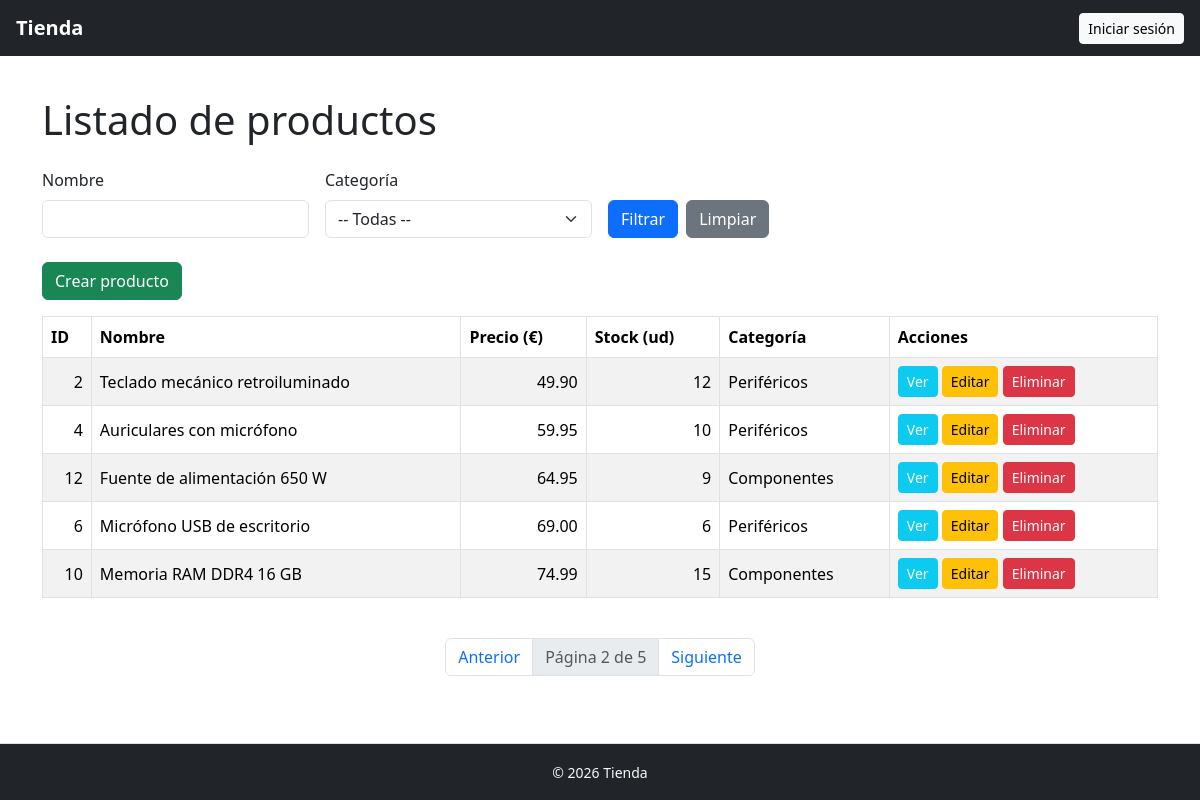
The page /public/web/productos/index.php?page=2 on the database its author committed.
### tables this page shows
CREATE TABLE productos (
    id INT AUTO_INCREMENT PRIMARY KEY,
    nombre VARCHAR(100) NOT NULL,
    precio DECIMAL(10,2) NOT NULL,
    stock INT NOT NULL DEFAULT 0
);

CREATE TABLE categorias (
    id_categoria INT AUTO_INCREMENT PRIMARY KEY,
    nombre_categoria VARCHAR(50) NOT NULL
);

### app/Core/helpers/helper.php (called while the page is built, shortened)
<?php
function e(mixed $value): string
{
    return htmlspecialchars((string)$value, ENT_QUOTES, 'UTF-8');
}
function render(string $view, array $data = []): string
{
    extract($data);
    include __DIR__ . "/../../../resources/views/{$view}.php";
    return ob_get_clean();
}
function view(string $view, array $data = [], string $layout = 'layouts/app'): void
{
    $content = render($view, $data);
}

### app/Http/Controllers/ProductoController.php (called while the page is built, shortened)
<?php
class ProductoController
{
    public function index(Request $request)
    {
        $nombre = $request->query('nombre', '');
        $categoria_id = $request->query('categoria_id', '');
        $productos = Producto::query()
            ->when($nombre, fn($q) => $q->where('nombre', 'LIKE', "%$nombre%"))
            ->when($categoria_id, fn($q) => $q->where('categoria_id', $categoria_id))
            ->orderBy('precio')
            ->paginate(5);
        view('productos/index', compact(
            'productos',
            'categorias',
            'nombre',
            'categoria_id'
        ));
    }
}

### public/web/productos/index.php (called while the page is built, shortened)
<?php
require_once __DIR__ . '/../../../bootstrap/bootstrap.php';
try {
    $request = new Request();
    (new ProductoController())->index($request);
} catch (Throwable $e) {
    echo $e->getMessage() . "<br>" . $e->getTraceAsString();
}

### app/Core/Request.php (called while the page is built, shortened)
<?php
class Request
{
    protected array $server = [];
    protected array $get = [];
    public function __construct()
    {
        $this->server = $_SERVER;
        $this->get = $_GET;
        $this->post = $_POST;
        $method = $_SERVER['REQUEST_METHOD'] ?? 'GET';
    }
    public function query(?string $key = null, mixed $default = null): mixed
    {
        if ($key === null) return $this->get;
        return $this->get[$key] ?? $default;
    }
    public function url(): string
    {
        return $this->server['REQUEST_URI'] ?? HOME_URL;
    }
    public function path(): string
    {
        return parse_url($this->url(), PHP_URL_PATH);
    }
}

### bootstrap/bootstrap.php (called while the page is built, shortened)
<?php
require_once __DIR__ . '/../app/Core/helpers/helper.php';
spl_autoload_register(function ($class) {
    $path = __DIR__ . '/../' . str_replace('\\', '/', $class) . '.php';
    $path = lcfirst($path);
});

### app/Core/Model.php (called while the page is built, shortened)
<?php
require_once __DIR__ . '/../Core/DB.php';
require_once __DIR__ . '/../Core/QueryBuilder.php';
abstract class Model implements \JsonSerializable
{
    protected static string $table;
    public static function query(): QueryBuilder
    {
        return new QueryBuilder(static::$table, static::class);
    }
    public static function hydrate(array $data): static
    {
        $obj = new static();
        $obj->fill($data);
        return $obj;
    }
}

### app/Core/QueryBuilder.php (called while the page is built, shortened)
<?php
require_once __DIR__ . '/DB.php';
class QueryBuilder
{
    protected string $modelClass;
    protected string $select = '*';
    protected string $table;
    protected array $orders = [];
    protected ?int $limit = null;
    protected ?int $offset = null;
    protected array $params = [];
    public function __construct(string $table, string $modelClass)
    {
        $this->table = $table;
        $this->modelClass = $modelClass;
    }
    public function orderBy(string $column, string $order = 'ASC'): static
    {
        $this->orders[] = "$column $order";
        return $this;
    }
    public function limit(int $limit): static
    {
        $this->limit = $limit;
        return $this;
    }
    public function offset(int $offset): static
    {
        $this->offset = $offset;
        return $this;
    }
    public function when($value, callable $callback): static
    {
        return $this;
    }
    public function get(): array
    {
        $sql = "SELECT {$this->select} FROM {$this->table}";
        if (!empty($this->orders)) {
            $sql .= ' ORDER BY ' . implode(", ", $this->orders);
        }
        if (!is_null($this->limit)) {
            $sql .= ' LIMIT ' . $this->limit;
        }
        if (!is_null($this->offset)) {
            $sql .= ' OFFSET ' . $this->offset;
        }
        return DB::select($sql, $this->params, $this->modelClass);
    }
    public function first(): ?object
    {
        $this->limit = 1;
        return $this->get()[0] ?? null;
    }
    public function count(): int
    {
        $clone = clone $this;
        $clone->orders = [];
        $clone->limit = null;
        $clone->offset = null;
        $clone->select = 'count(*) as total';
        $clone->modelClass = stdClass::class;
        return $clone->first()->total;
    }
    public function paginate(int $perPage = 15): Paginator
    {
        $request = new Request();
        $page = max(1, (int) $request->query('page', 1));
        $clone = clone $this;
        $total = $clone->count();
        $offset = ($page - 1) * $perPage;
        $clone->limit($perPage)->offset($offset);
        $items = $clone->get();
        $baseUrl = $request->path();
        $query = $request->query();
        unset($query['page']);
        return new Paginator($items, $total, $perPage, $page, $baseUrl, $query);
    }
}

### app/Core/DB.php (called while the page is built, shortened)
<?php
class DB
{
    private static ?PDO $pdo = null;
    public static function connection(): PDO
    {
        if (self::$pdo === null) {
            $db_host = DB_HOST;
            $db_name = DB_NAME;
            $db_user = DB_USER;
            $db_pass = DB_PASS;
            $dsn = "mysql:host=$db_host;dbname=$db_name;charset=utf8mb4";
            $pdo = new PDO($dsn, $db_user, $db_pass);
            $pdo->setAttribute(PDO::ATTR_ERRMODE, PDO::ERRMODE_EXCEPTION);
            self::$pdo = $pdo;
        }
        return self::$pdo;
    }
    public static function select(string $sql, array $params = [], string $class = 'stdClass'): array
    {
        $stmt = self::connection()->prepare($sql);
        $stmt->execute($params);
        $objects = [];
        if ($class === 'stdClass') {
            while ($obj = $stmt->fetchObject()) {
                $objects[] = $obj;
            }
        } else {
            while ($row = $stmt->fetch(PDO::FETCH_ASSOC)) {
                $objects[] = $class::hydrate($row);
            }
        }
        return $objects;
    }
}

### resources/views/productos/index.php (the view, shortened to what this page needs)
<h1 class="mb-4">Listado de productos</h1>
<form method="get" class="row g-3 mb-4">
    <div class="col-md-3">
        <label class="form-label">Nombre</label>
        <input type="text" name="nombre" value="<?= e($nombre) ?>" class="form-control">
    </div>
    <div class="col-md-3">
        <label class="form-label">Categoría</label>
        <select name="categoria_id" class="form-select">
            <option value="">-- Todas --</option>
        </select>
    </div>
    <div class="col-md-6 d-flex align-items-end">
        <button type="submit" class="btn btn-primary me-2">Filtrar</button>
        <a href="index.php" class="btn btn-secondary">Limpiar</a>
    </div>
</form>
<p>
    <a href="create.php" class="btn btn-success">Crear producto</a>
</p>
<div class="table-responsive">
    <table class="table table-striped table-bordered align-middle">
        <thead>
            <tr>
                <th>ID</th>
                <th>Nombre</th>
                <th>Precio (€)</th>
                <th>Stock (ud)</th>
                <th>Categoría</th>
                <th>Acciones</th>
            </tr>
        </thead>
        <tbody>
            <?php foreach ($productos as $producto): ?>
                <tr>
                    <td class="text-end"><?= e($producto->id) ?></td>
                    <td><?= e($producto->nombre) ?></td>
                    <td class="text-end"><?= e($producto->precio) ?></td>
                    <td class="text-end"><?= e($producto->stock) ?></td>
                    <td><?= e($producto->categoria->nombre_categoria) ?></td>
                    <td>
                        <a href="show.php?id=<?= e($producto->id) ?>" class="btn btn-sm btn-info text-white">Ver</a>
                        <a href="edit.php?id=<?= e($producto->id) ?>" class="btn btn-sm btn-warning">Editar</a>
                        <form action="destroy.php" method="post" class="d-inline">
                            <button
                                type="submit"
                                class="btn btn-sm btn-danger"
                                onclick="return confirm('¿Eliminar este producto?')">
                                Eliminar
                            </button>
                        </form>
                    </td>
                </tr>
            <?php endforeach; ?>
        </tbody>
    </table>
</div>
<div class="mt-4">
    <?= $productos->links(); ?>
</div>

### public/web/css/app.css (style rules this page uses)
body { min-height: 100vh; display: flex; flex-direction: column; }

### rows shown on the page
productos: id "2", nombre "Teclado mecánico retroiluminado", precio "49.90", stock "12", categoria.nombre_categoria "Periféricos"
productos: id "4", nombre "Auriculares con micrófono", precio "59.95", stock "10", categoria.nombre_categoria "Periféricos"
productos: id "12", nombre "Fuente de alimentación 650 W", precio "64.95", stock "9", categoria.nombre_categoria "Componentes"
productos: id "6", nombre "Micrófono USB de escritorio", precio "69.00", stock "6", categoria.nombre_categoria "Periféricos"
productos: id "10", nombre "Memoria RAM DDR4 16 GB", precio "74.99", stock "15", categoria.nombre_categoria "Componentes"

### other values the page prints
$paginator->currentPage() "2"
$paginator->lastPage() "5"
